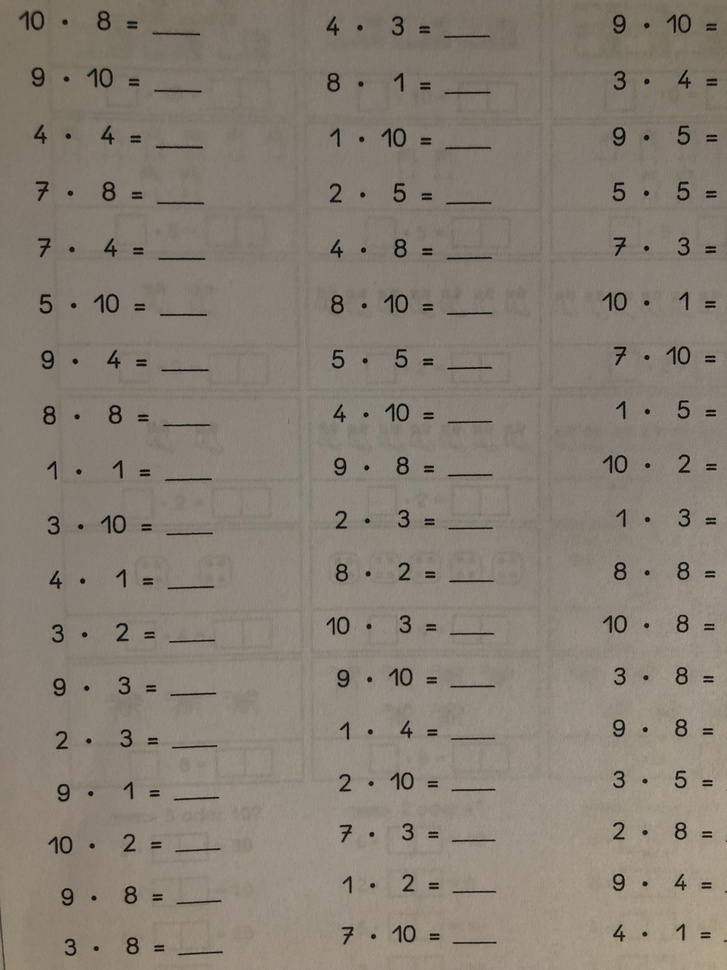
#> input picture testImages/testImage1.jpg, 727 x 970 px, shrunk from 3024 x 4032 before the run
$ jupyter execute --allow-errors OCR.ipynb
#> lines starting #> are read from the running program, lines starting #| are printed output that depends on the picture; after the words box and inside, x2 and y2 are one past the last pixel; in counts of white or black regions, pixels touching at a corner belong together
[cell 1]
import numpy as np
import matplotlib.pyplot as plt
import matplotlib.image as mpimg
import cv2
import math
import os

import pytesseract

[cell 2]
# Read image from which text needs to be extracted
img = cv2.imread('testImages/testImage1.jpg')
#> img is the input picture: shape (970, 727, 3); mean B, G, R 116.4, 127.7, 136.5

# Convert the image to gray scale
gray = cv2.cvtColor(img, cv2.COLOR_BGR2GRAY)


# Performing OTSU threshold
ret, thresh1 = cv2.threshold(gray, 0, 255, cv2.THRESH_OTSU | cv2.THRESH_BINARY_INV)
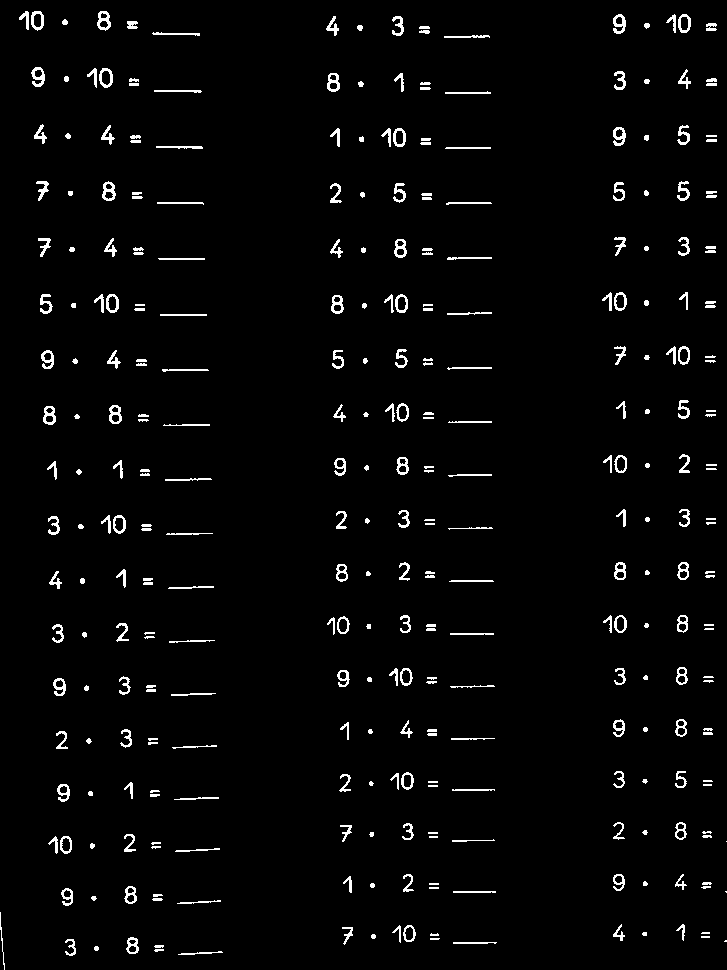
#> thresh1: shape (970, 727); 2.7% white in thin lines or dots
#> ret = 86

[cell 3]
plt.figure(figsize=(10,10))
plt.imshow(gray, cmap='gray')

plt.figure(figsize=(10,10))
plt.imshow(thresh1, cmap='gray')

[cell 4]
# Specify structure shape and kernel size.
# Kernel size increases or decreases the area
# of the rectangle to be detected.
# A smaller value like (10, 10) will detect
# each word instead of a sentence.
rect_kernel = cv2.getStructuringElement(cv2.MORPH_RECT, (18, 18))

# Applying dilation on the threshold image
dilation = cv2.dilate(thresh1, rect_kernel, iterations = 1)
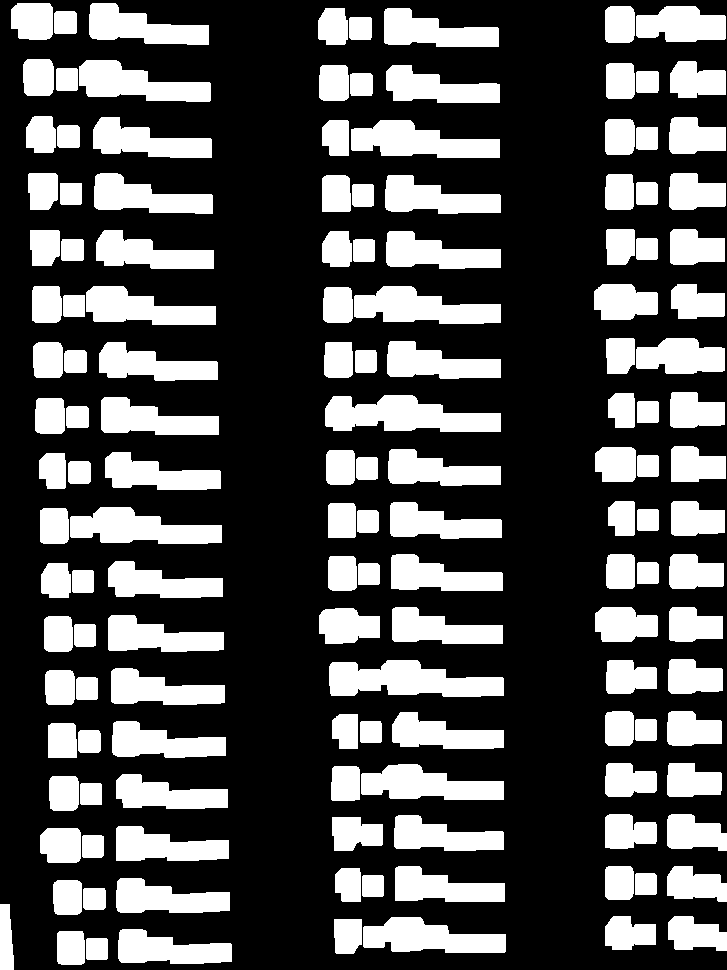
#> dilation: shape (970, 727); 30.4% white; 144 white regions

# Finding contours
contours, hierarchy = cv2.findContours(dilation, cv2.RETR_EXTERNAL, cv2.CHAIN_APPROX_NONE)
#> contours = 144 contours; largest, box (x1, y1, x2, y2) and area: (329, 660, 504, 697) 4270, (325, 395, 501, 432) 4247, (70, 507, 222, 544) 3488, (351, 120, 500, 158) 3463, (354, 286, 501, 324) 3436

$ run again, with testImages/testImage2.jpg copied over testImages/testImage1.jpg
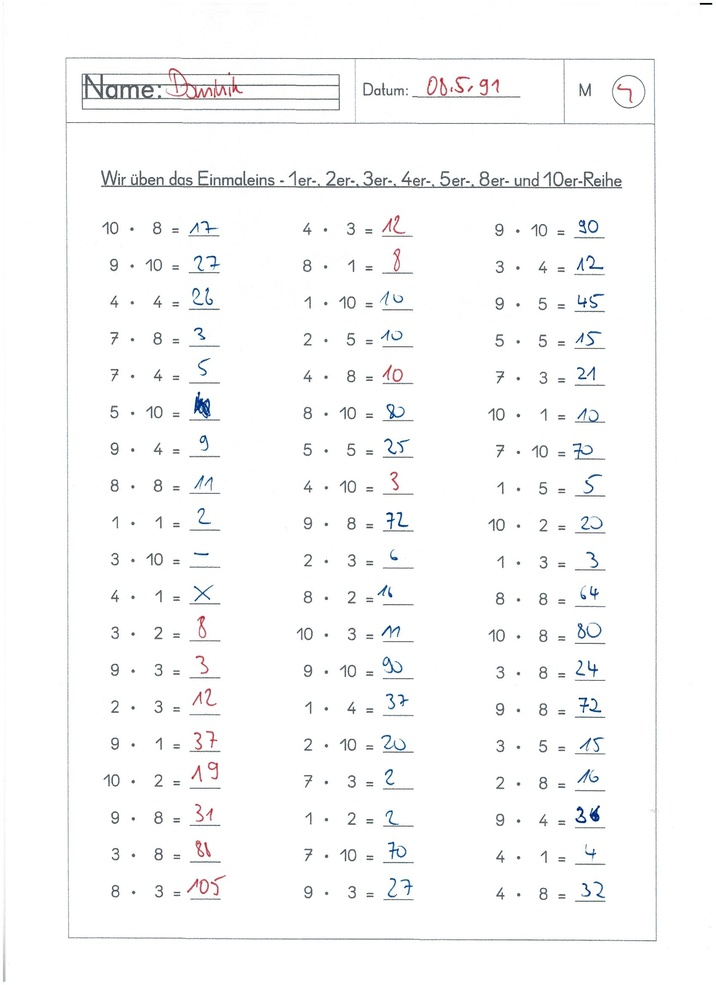
#> input picture testImages/testImage2.jpg, 716 x 985 px, shrunk from 1700 x 2338 before the run
#> img is the input picture: shape (985, 716, 3); mean B, G, R 250, 249.8, 249.6
#> `ret, thresh1 = cv2.threshold(gray, 0, 255, cv2.THRESH_OTSU | cv2.THRES..`:
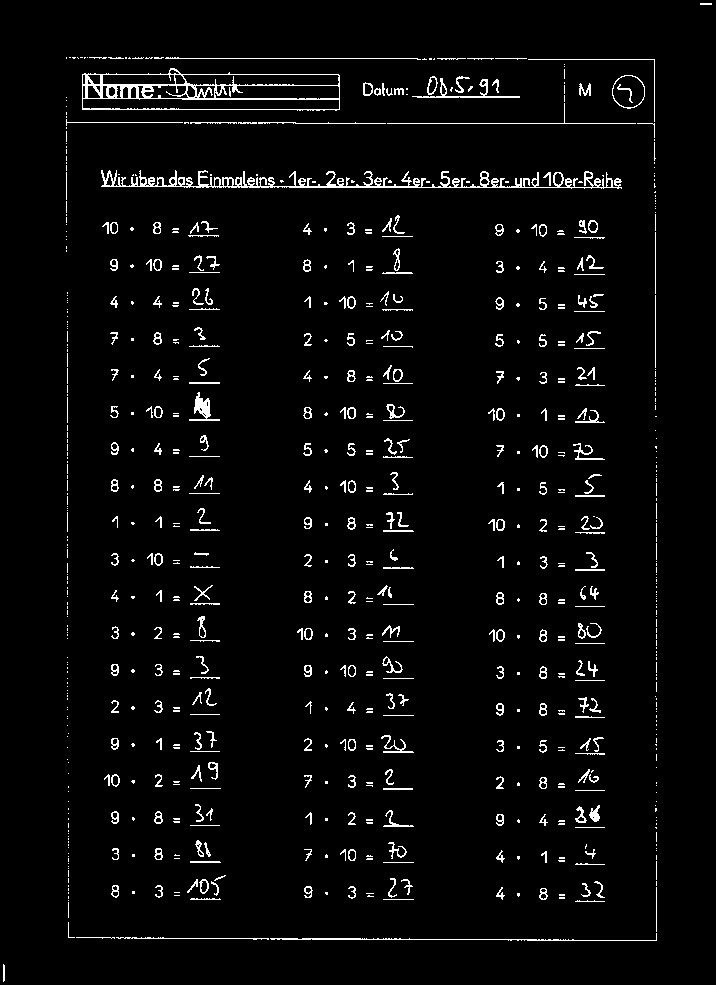
#> thresh1: shape (985, 716); 3.5% white in thin lines or dots
#> ret = 194
#> `dilation = cv2.dilate(thresh1, rect_kernel, iterations = 1)`:
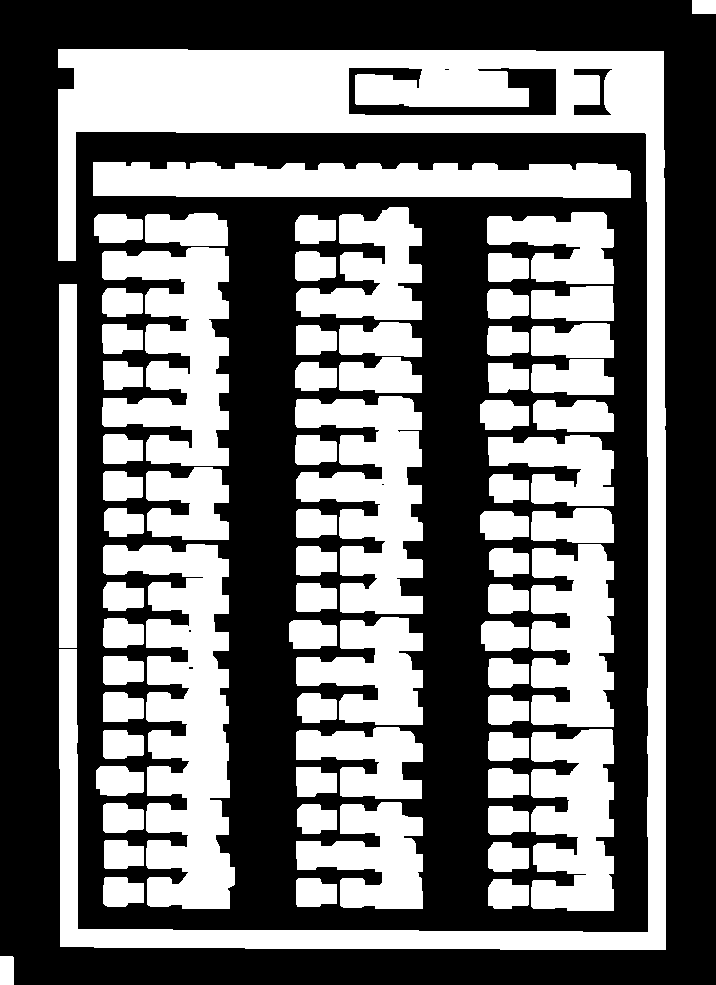
#> dilation: shape (985, 716); 43% white; 71 white regions
#> contours = 71 contours; largest, box (x1, y1, x2, y2) and area: (58, 49, 666, 950) 80517, (103, 544, 235, 909) 25018, (93, 162, 631, 198) 16482, (102, 247, 229, 466) 16100, (295, 396, 423, 614) 16092
